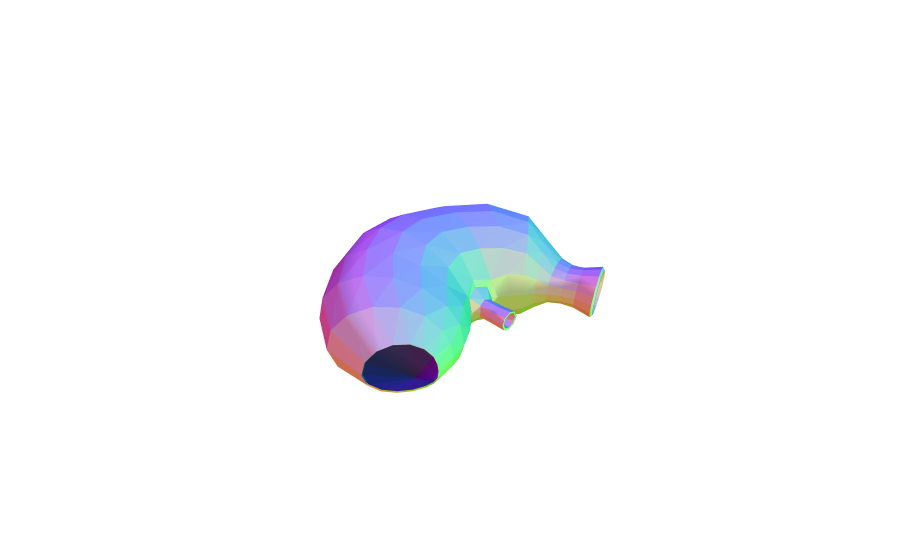

Notebook code for this chart:
### Code cell
# mesh = o3d.io.read_triangle_mesh("stomac.obj")
mesh = o3d.io.read_triangle_mesh("/home/jovyan/work/inputs/input_1/scaffold.obj")

if 'mesh' in locals() and not mesh.is_empty(): 
    if not mesh.has_vertex_normals(): 
        mesh.compute_vertex_normals()
    if not mesh.has_triangle_normals(): 
        mesh.compute_triangle_normals()
    triangles = np.asarray(mesh.triangles)
    vertices = np.asarray(mesh.vertices)
    colors = None
    if mesh.has_triangle_normals():
        colors = (0.5, 0.5, 0.5) + np.asarray(mesh.triangle_normals) * 0.5
        colors = tuple(map(tuple, colors))
    else:
        colors = (1.0, 0.0, 0.0)
        
    fig = go.Figure(
        data=[
            go.Mesh3d(
                x=vertices[:,0],
                y=vertices[:,1],
                z=vertices[:,2],
                i=triangles[:,0],
                j=triangles[:,1],
                k=triangles[:,2],
                facecolor=colors)
        ],
        layout=dict(
            scene=dict(
                xaxis=dict(visible=False),
                yaxis=dict(visible=False),
                zaxis=dict(visible=False)
            )
        )
    )
    fig.show(width=10000, height=10000)     
else:
    print("Mesh is empty or not available")

### Figure 1 — Plotly figure (JSON) as saved in the notebook; plotly's stock layout.template omitted (floating-point values rounded to 4 significant figures; data arrays with more than 128 entries replaced by an {"elided": "..."} marker saying what was removed)
{"data": [{"facecolor": {"elided": "1220x3 float values"}, "i": {"elided": "1220 int values"}, "j": {"elided": "1220 int values"}, "k": {"elided": "1220 int values"}, "type": "mesh3d", "x": {"elided": "610 float values"}, "y": {"elided": "610 float values"}, "z": {"elided": "610 float values"}}], "layout": {"scene": {"xaxis": {"visible": false}, "yaxis": {"visible": false}, "zaxis": {"visible": false}}}}
